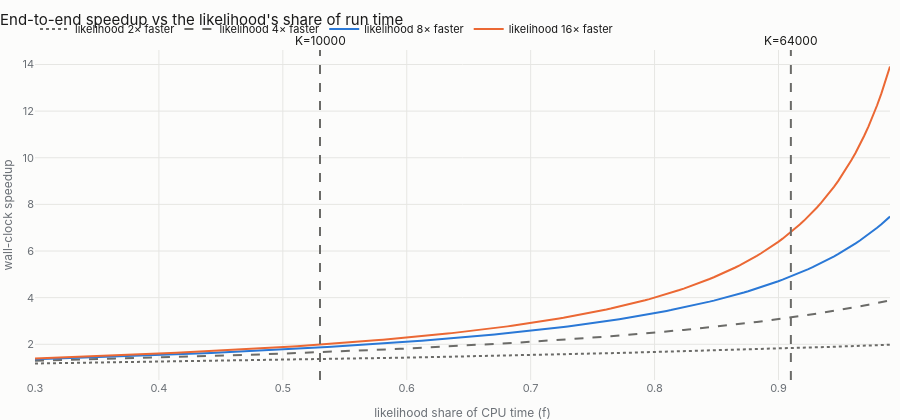

The notebook cell this image was saved under:
### Markdown cell above
## 3. From likelihood speedup to wall clock — Amdahl

Even an infinitely fast likelihood leaves the rest of the sampler. The measured share `f`
is 0.53 at K=10 000 and 0.91 at K=64 000, so the ceiling is 2.1× and 11× respectively.
Larger K moves the ceiling up; so does a larger `n` (the likelihood share grows with it).

### Code cell
f = np.linspace(0.3, 0.99, 200)
fig = go.Figure()
for s, col, dash in [(2, GREY, "dot"), (4, GREY, "dash"), (8, BLUE, "solid"), (16, ORANGE, "solid")]:
    fig.add_trace(go.Scatter(x=f, y=end_to_end(s, f), name=f"likelihood {s}× faster", line=dict(color=col, width=2, dash=dash)))
for k, v in LIKELIHOOD_FRACTION.items():
    fig.add_vline(x=v, line_dash="dash", line_color=GREY, annotation_text=k, annotation_position="top")
style(fig, "End-to-end speedup vs the likelihood's share of run time", "likelihood share of CPU time (f)", "wall-clock speedup")

### Figure 1 — Plotly figure (JSON) as saved in the notebook; plotly's stock layout.template omitted (floating-point values rounded to 4 significant figures; data arrays with more than 128 entries replaced by an {"elided": "..."} marker saying what was removed)
{"data": [{"line": {"color": "#6b6b68", "dash": "dot", "width": 2}, "name": "likelihood 2× faster", "type": "scatter", "x": {"elided": "200 float values"}, "y": {"elided": "200 float values"}}, {"line": {"color": "#6b6b68", "dash": "dash", "width": 2}, "name": "likelihood 4× faster", "type": "scatter", "x": {"elided": "200 float values"}, "y": {"elided": "200 float values"}}, {"line": {"color": "#2a78d6", "dash": "solid", "width": 2}, "name": "likelihood 8× faster", "type": "scatter", "x": {"elided": "200 float values"}, "y": {"elided": "200 float values"}}, {"line": {"color": "#eb6834", "dash": "solid", "width": 2}, "name": "likelihood 16× faster", "type": "scatter", "x": {"elided": "200 float values"}, "y": {"elided": "200 float values"}}], "layout": {"annotations": [{"showarrow": false, "text": "K=10000", "x": 0.53, "xanchor": "center", "xref": "x", "y": 1, "yanchor": "bottom", "yref": "y domain"}, {"showarrow": false, "text": "K=64000", "x": 0.91, "xanchor": "center", "xref": "x", "y": 1, "yanchor": "bottom", "yref": "y domain"}], "font": {"color": "#1a1a19"}, "height": 420, "hovermode": "x unified", "margin": {"b": 40, "l": 10, "r": 10, "t": 50}, "paper_bgcolor": "#fcfcfb", "plot_bgcolor": "#fcfcfb", "shapes": [{"line": {"color": "#6b6b68", "dash": "dash"}, "type": "line", "x0": 0.53, "x1": 0.53, "xref": "x", "y0": 0, "y1": 1, "yref": "y domain"}, {"line": {"color": "#6b6b68", "dash": "dash"}, "type": "line", "x0": 0.91, "x1": 0.91, "xref": "x", "y0": 0, "y1": 1, "yref": "y domain"}], "title": {"text": "End-to-end speedup vs the likelihood's share of run time"}, "xaxis": {"gridcolor": "#e6e6e3", "title": {"text": "likelihood share of CPU time (f)"}}, "yaxis": {"gridcolor": "#e6e6e3", "title": {"text": "wall-clock speedup"}}}}
